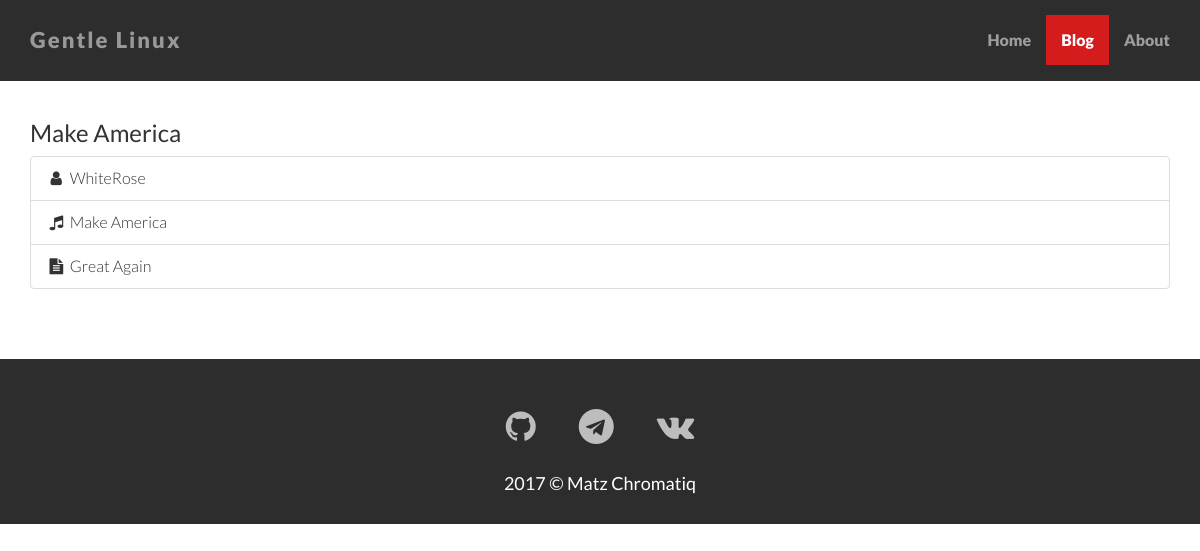
Page /blog/1/ on the committed database.
### blog/models.py (models this page shows, shortened)
class Post(models.Model):
    author = models.ForeignKey('auth.User')
    title = models.CharField(max_length=150)
    text = models.TextField()
    updated = models.DateTimeField(auto_now=True, auto_now_add=False)
    created = models.DateTimeField(auto_now=False, auto_now_add=True)

### blog/views.py (the view)
# urls.py: url(r'^(?P<id>\d+)/$', views.detail, name='detail'),
def detail(request, id=None):
    obj = get_object_or_404(Post, id=id)
    context = {'obj': obj}
    return render(request, 'blog/detail.html', context)

### templates/blog/detail.html (shortened to what this page needs)
{% extends "gentle/base.html" %}
{% load staticfiles %}
{% block main %}
    <div id="noted">
        <h3>{{ obj.title }}</h3>
        <ul class="list-group">
            <li class="list-group-item">
                <i class="fa fa-user fa-fw" aria-hidden="true"></i>
                {{ obj.author }}
            </li>
            <li class="list-group-item">
                <i class="fa fa-music fa-fw" aria-hidden="true"></i>
                {{ obj.title }}
            </li>
            <li class="list-group-item">
                <i class="fa fa-file-text fa-fw" aria-hidden="true"></i>
                {{ obj.text }}
            </li>
        </ul>
    </div>
{% endblock main %}

### static/sass/main.css (style rules this page uses)
body { background-color: #f2f2f2; font-family: "Lato"; font-weight: 300; font-size: 16px; font-color: #555; -webkit-font-smoothing: antialiased; -webkit-overflow-scrolling: touch; margin-top: 70px; }
h1, h2, h3, h4, h5, h6 { font-family: "Raleway"; font-weight: 300; color: #333; }
#noted { padding-top: 100px; padding-bottom: 50px; }

### rows in the picture
Post: title "Make America", author "WhiteRose", text "Great Again"
